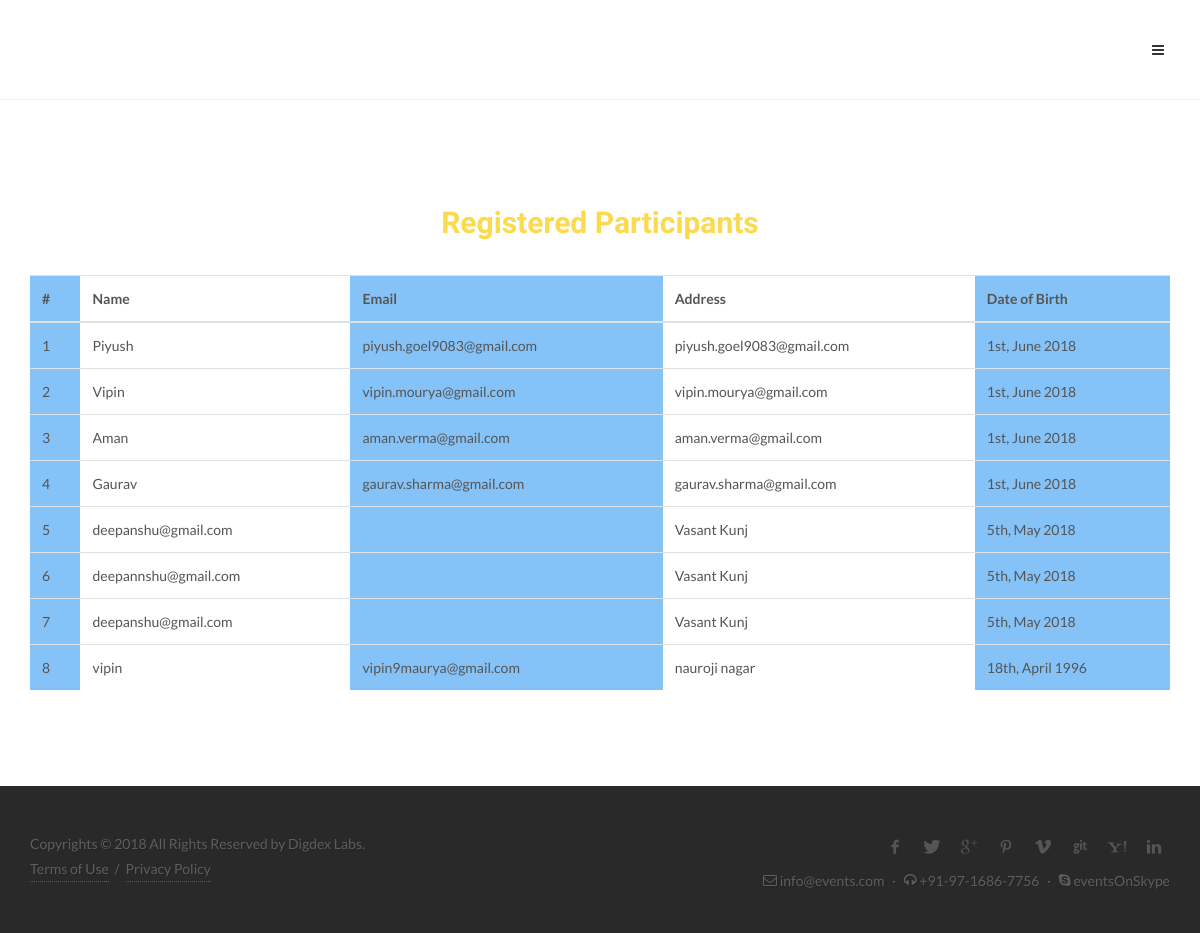
Before: /admin/view_participants.php (signed in) with the older database file.
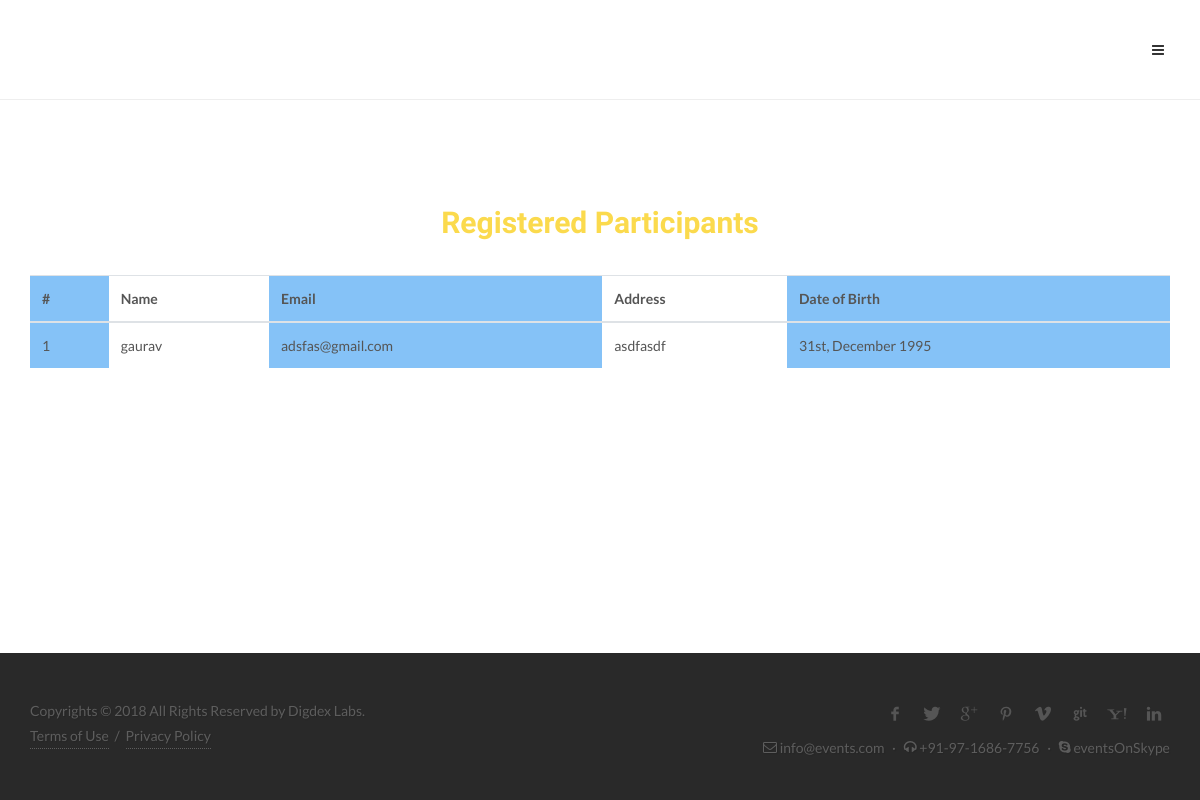
After: the same page with the newer database file.
### tables this page shows
CREATE TABLE `user_list` (
  `id` int(11) NOT NULL,
  `name` tinytext NOT NULL,
  `email` tinytext NOT NULL,
  `address` tinytext NOT NULL,
  `dob` date NOT NULL,
  `phone` int(11) NOT NULL,
  `birthplace` tinytext NOT NULL,
  `refercode` tinytext NOT NULL
);

### dbConfig.php (called while the page is built, shortened)
<?php
 class Connection {
	 private $user;
	 private $password;
	 private $host;
	 private $db;
	 public $conn;
	 function __construct() {
		 $this->user = "root";
		 $this->password = "";
		 $this->host = "localhost";
		 $this->db = "events_db";
		 $this->conn = null;
	 }
	 public function connect() {
		 $this->conn = mysqli_connect($this->host,$this->user,$this->password,$this->db) or die(mysqli_error($this->conn));
	 }
	 public function get($query) {
		 if(mysqli_ping($this->conn)) {
			 $return = mysqli_query($this->conn,$query) or die(json_encode(array('type'=>'error','msg'=>mysqli_error($this->conn))));
			 return $return;
		 } else {
			 die(json_encode(array('type'=>'error','msg'=>mysqli_error($this->conn))));
			 return false;
		 }
	 }
 };

### admin/view_participants.php (the view, shortened to what this page needs)
<?php
	require_once('../dbConfig.php');
	$mysqli_conn = new Connection();
	$mysqli_conn->connect();
	$users = array();
	$sql = "select * from `user_list`";
	$result = $mysqli_conn->get($sql);
	if($result->num_rows > 0) {
		while($row = mysqli_fetch_assoc($result)){
			$users[] = $row;
		}
	}
?>
<!DOCTYPE html>
<html dir="ltr" lang="en-US">
<head>
<?php
		if(isset($_SESSION['admin'])){
	?>
	<link rel="stylesheet" href="../css/bootstrap.css" type="text/css" />
	<link rel="stylesheet" href="../style.css" type="text/css" />
	<link rel="stylesheet" href="../css/dark.css" type="text/css" />
	<link rel="stylesheet" href="../css/font-icons.css" type="text/css" />
	<link rel="stylesheet" href="../css/animate.css" type="text/css" />
	<link rel="stylesheet" href="../css/magnific-popup.css" type="text/css" />
	<link rel="stylesheet" href="../css/responsive.css" type="text/css" />
</head>
<body class="stretched">
	<div id="wrapper" class="clearfix">
		<header id="header" class="full-header" data-sticky-class="not-dark">
			<div id="header-wrap">
				<div class="container clearfix">
					<nav id="primary-menu" class="dark">
						<div id="side-panel-trigger" class="side-panel-trigger"><a href="#"><i class="icon-reorder"></i></a></div>
					</nav>
				</div>
			</div>
		</header>
		<section id="content">
			<div class="content-wrap">
				<div class="container clearfix">
					<div class="tab-container">
                       <h2 class="text-center">Registered Participants </h2>
								<div class="tab-content clearfix ui-tabs-panel ui-corner-bottom ui-widget-content" id="tabs-22" aria-labelledby="ui-id-42" role="tabpanel" aria-hidden="false" style="">
									<table class="table table-hover" cellpadding='0' cellspacing='0'>
									  <thead>
										<tr>
										  <th style='background:#85c2f7;'>#</th>
										  <th>Name</th>
										  <th style='background:#85c2f7;'>Email</th>
										  <th>Address</th>
										  <th style='background:#85c2f7;'>Date of Birth</th>
										</tr>
									  </thead>
									  <tbody>
										<?php
											$i=1;
											foreach($users as $val){
												echo "<tr>";
												echo "<td style='background:#85c2f7;'>".$i."</td>";
												echo "<td>".$val['name']."</td>";
												echo "<td style='background:#85c2f7;'>".$val['email']."</td>";
												echo "<td>".$val['address']."</td>";
												echo "<td style='background:#85c2f7;'>".date("jS, F Y", strtotime($val['dob']))."</td>";
												echo "</tr>";
												$i++;
											}
										?>
									  </tbody>
									</table>
								</div>
							</div>
				</div>
			</div>
		</section>
		<?php include "../footer.php"; ?>
	</div>
<?php
	}
	else{
		header('Location:login.php');
	}
?>
</body>
</html>

### footer.php (shortened to what this page needs)
<footer id="footer" class="dark">
  <div id="copyrights">
    <div class="container clearfix">
      <div class="col_half">
        Copyrights &copy; 2018 All Rights Reserved by Digdex Labs.<br>
        <div class="copyright-links"><a href="#">Terms of Use</a> / <a href="#">Privacy Policy</a></div>
      </div>
      <div class="col_half col_last tright">
        <div class="fright clearfix">
          <a href="#" class="social-icon si-small si-borderless si-facebook">
            <i class="icon-facebook"></i>
            <i class="icon-facebook"></i>
          </a>
          <a href="#" class="social-icon si-small si-borderless si-twitter">
            <i class="icon-twitter"></i>
            <i class="icon-twitter"></i>
          </a>
          <a href="#" class="social-icon si-small si-borderless si-gplus">
            <i class="icon-gplus"></i>
            <i class="icon-gplus"></i>
          </a>
          <a href="#" class="social-icon si-small si-borderless si-pinterest">
            <i class="icon-pinterest"></i>
            <i class="icon-pinterest"></i>
          </a>
          <a href="#" class="social-icon si-small si-borderless si-vimeo">
            <i class="icon-vimeo"></i>
            <i class="icon-vimeo"></i>
          </a>
          <a href="#" class="social-icon si-small si-borderless si-github">
            <i class="icon-github"></i>
            <i class="icon-github"></i>
          </a>
          <a href="#" class="social-icon si-small si-borderless si-yahoo">
            <i class="icon-yahoo"></i>
            <i class="icon-yahoo"></i>
          </a>
          <a href="#" class="social-icon si-small si-borderless si-linkedin">
            <i class="icon-linkedin"></i>
            <i class="icon-linkedin"></i>
          </a>
        </div>
        <i class="icon-envelope2"></i> info@events.com <span class="middot">&middot;</span> <i class="icon-headphones"></i> +91-97-1686-7756 <span class="middot">&middot;</span> <i class="icon-skype2"></i> eventsOnSkype
      </div>
    </div>
  </div>
</footer>

### css/dark.css (style rules this page uses)
.dark, .dark h1, .dark h2, .dark h3, .dark h4, .dark h5, .dark h6 { color: #EEE; }
.dark .social-icon { color: #DDD !important; border-color: #DDD; }
.dark #footer .social-icon.si-borderless, #footer.dark .social-icon.si-borderless { color: #555 !important; }
.dark .social-icon i:last-child { color: #FFF !important; }
#footer.dark, .dark #footer { background-color: #333; color: #CCC; border-top-color: rgba(0,0,0,0.2); }
.dark #copyrights { background-color: rgba(0,0,0,0.2); color: rgba(255,255,255,0.25); text-shadow: 1px 1px 1px rgba(0,0,0,0.1); }
.dark .copyright-links a { color: rgba(255,255,255,0.25); border-bottom-color: rgba(255,255,255,0.25); }

Changed rows visible on the page:
removed user_list: name "Piyush", email "piyush.goel9083@gmail.com", address "piyush.goel9083@gmail.com", dob "1st, June 2018"
removed user_list: name "Vipin", email "vipin.mourya@gmail.com", address "vipin.mourya@gmail.com", dob "1st, June 2018"
removed user_list: name "Aman", email "aman.verma@gmail.com", address "aman.verma@gmail.com", dob "1st, June 2018"
removed user_list: name "Gaurav", email "gaurav.sharma@gmail.com", address "gaurav.sharma@gmail.com", dob "1st, June 2018"
removed user_list: name "deepanshu@gmail.com", address "Vasant Kunj", dob "5th, May 2018"
removed user_list: name "deepannshu@gmail.com", address "Vasant Kunj", dob "5th, May 2018"
removed user_list: name "deepanshu@gmail.com", address "Vasant Kunj", dob "5th, May 2018"
removed user_list: name "vipin", email "vipin9maurya@gmail.com", address "nauroji nagar", dob "18th, April 1996"
added user_list: name "gaurav", email "adsfas@gmail.com", address "asdfasdf", dob "31st, December 1995"
